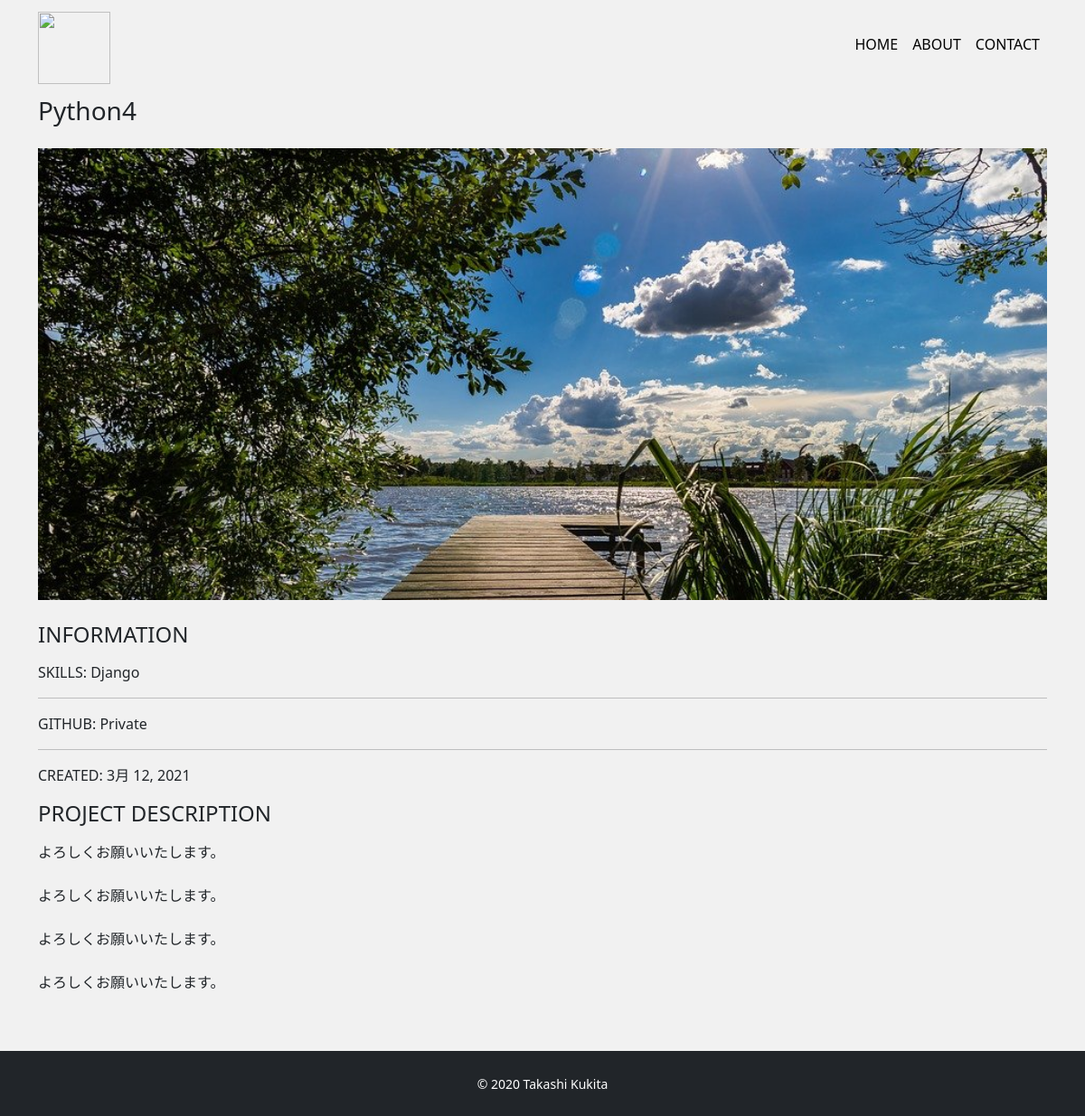
The page /detail/4 on the database its author committed.
### app/models.py (models this page shows, shortened)
class Work(models.Model):
    title = models.CharField('タイトル', max_length=100)
    image = models.ImageField(upload_to='images', verbose_name='イメージ画像')
    thumbnail = models.ImageField(upload_to='images', verbose_name='サムネイル',null=True, blank=True)
    skill = models.CharField('スキル', max_length=100)
    url = models.CharField('URL', max_length=100,null=True, blank=True)
    created = models.DateField('作成日')
    description = models.TextField('説明')

### app/views.py (the view)
# urls.py: path('detail/<int:pk>',views.DetailView.as_view(), name='detail'),
class DetailView(View):
    def get(self, request, *args, **kwargs):
        work_data = Work.objects.get(id=self.kwargs['pk'])
        return render(request, 'app/detail.html',{
            'work_data': work_data
        })

### app/templates/app/detail.html (shortened to what this page needs)
{% extends 'app/base.html' %}
{% block content %}
<h3 class="mb-4">{{ work_data.title }}</h3>
<div class="card top mb-4">
    <img src="{{ work_data.image.url }}" alt="">
</div>
<div class="row">
    <div class="col-sm-4-mb-4">
        <h4 class="mb-3">INFORMATION</h4>
        <p>
            <span class="font-weight-bolder">SKILLS:</span>
            {{ work_data.skill }}
        </p>
        <hr>
        <p>
            <span class="font-weight-bolder">GITHUB:</span>
            {% if work_data.url %}
                <a href="{{ work_data.url }}" target="_blank" class="link-color">LINK</a>
            {% else %}
                Private
            {% endif %}
        </p>
        <hr>
        <p>
            <span class="font-weight-bolder">CREATED:</span>
            {{ work_data.created }}
        </p>
    </div>
    <div class="col-sm-8 mb-5">
        <h4 class="mb-3">PROJECT DESCRIPTION</h4>
        <p>{{ work_data.description|linebreaksbr }}</p>
    </div>
</div>
{% endblock  %}

### app/static/css/style.css (style rules this page uses)
* { margin: 0; padding: 0; box-sizing: border-box; }
body { background: #F1F1F1; display: flex; flex-flow: column; min-height: 100vh; }
.top img { object-fit: cover; height: 500px; }
.card { border: none; }

### rows shown on the page
Work: title "Python4", image (picture), skill "Django", created "3月 12, 2021", description "よろしくお願いいたします。 よろしくお願いいたします。 よろしくお願いいたします。 よろしくお願いいたします。"
